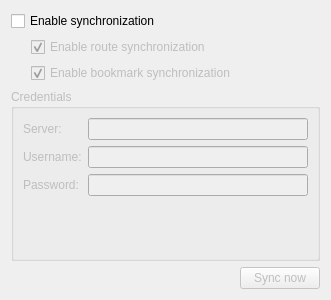
<?xml version="1.0" encoding="UTF-8"?>
<ui version="4.0">
 <class>MarbleCloudSyncSettingsWidget</class>
 <widget class="QWidget" name="MarbleCloudSyncSettingsWidget">
  <property name="geometry">
   <rect>
    <x>0</x>
    <y>0</y>
    <width>331</width>
    <height>300</height>
   </rect>
  </property>
  <property name="windowTitle">
   <string>Form</string>
  </property>
  <layout class="QVBoxLayout" name="verticalLayout">
   <item>
    <widget class="QCheckBox" name="kcfg_enableSync">
     <property name="text">
      <string>Enable synchronization</string>
     </property>
    </widget>
   </item>
   <item>
    <layout class="QHBoxLayout" name="horizontalLayout_2">
     <property name="sizeConstraint">
      <enum>QLayout::SetDefaultConstraint</enum>
     </property>
     <item>
      <spacer name="horizontalSpacer">
       <property name="orientation">
        <enum>Qt::Horizontal</enum>
       </property>
       <property name="sizeType">
        <enum>QSizePolicy::Fixed</enum>
       </property>
       <property name="sizeHint" stdset="0">
        <size>
         <width>20</width>
         <height>10</height>
        </size>
       </property>
      </spacer>
     </item>
     <item>
      <widget class="QCheckBox" name="kcfg_syncRoutes">
       <property name="enabled">
        <bool>false</bool>
       </property>
       <property name="whatsThis">
        <string>Allows you to store routes in owncloud. Each route must be uploaded/downloaded manually.</string>
       </property>
       <property name="text">
        <string>Enable route synchronization</string>
       </property>
       <property name="checked">
        <bool>true</bool>
       </property>
      </widget>
     </item>
    </layout>
   </item>
   <item>
    <layout class="QHBoxLayout" name="horizontalLayout">
     <item>
      <spacer name="horizontalSpacer_2">
       <property name="orientation">
        <enum>Qt::Horizontal</enum>
       </property>
       <property name="sizeType">
        <enum>QSizePolicy::Fixed</enum>
       </property>
       <property name="sizeHint" stdset="0">
        <size>
         <width>20</width>
         <height>10</height>
        </size>
       </property>
      </spacer>
     </item>
     <item>
      <widget class="QCheckBox" name="kcfg_syncBookmarks">
       <property name="enabled">
        <bool>false</bool>
       </property>
       <property name="whatsThis">
        <string>Automatically sync all bookmarks to the server.</string>
       </property>
       <property name="text">
        <string>Enable bookmark synchronization</string>
       </property>
       <property name="checked">
        <bool>true</bool>
       </property>
      </widget>
     </item>
    </layout>
   </item>
   <item>
    <widget class="QGroupBox" name="groupBox">
     <property name="enabled">
      <bool>false</bool>
     </property>
     <property name="sizePolicy">
      <sizepolicy hsizetype="MinimumExpanding" vsizetype="MinimumExpanding">
       <horstretch>0</horstretch>
       <verstretch>0</verstretch>
      </sizepolicy>
     </property>
     <property name="title">
      <string>Credentials</string>
     </property>
     <layout class="QFormLayout" name="formLayout">
      <item row="0" column="0">
       <widget class="QLabel" name="labelServer">
        <property name="text">
         <string>Server:</string>
        </property>
       </widget>
      </item>
      <item row="0" column="1">
       <widget class="QLineEdit" name="kcfg_owncloudServer">
        <property name="whatsThis">
         <string>Remote server URL, e.g. myserver.com/owncloud</string>
        </property>
       </widget>
      </item>
      <item row="1" column="0">
       <widget class="QLabel" name="labelUsername">
        <property name="text">
         <string>Username:</string>
        </property>
       </widget>
      </item>
      <item row="1" column="1">
       <widget class="QLineEdit" name="kcfg_owncloudUsername">
        <property name="whatsThis">
         <string/>
        </property>
       </widget>
      </item>
      <item row="2" column="0">
       <widget class="QLabel" name="labelPassword">
        <property name="text">
         <string>Password:</string>
        </property>
       </widget>
      </item>
      <item row="2" column="1">
       <widget class="QLineEdit" name="kcfg_owncloudPassword"/>
      </item>
     </layout>
    </widget>
   </item>
   <item>
    <layout class="QHBoxLayout" name="horizontalLayout_3">
     <item>
      <spacer name="horizontalSpacer_4">
       <property name="orientation">
        <enum>Qt::Horizontal</enum>
       </property>
       <property name="sizeHint" stdset="0">
        <size>
         <width>40</width>
         <height>20</height>
        </size>
       </property>
      </spacer>
     </item>
     <item>
      <widget class="QPushButton" name="button_syncNow">
       <property name="enabled">
        <bool>false</bool>
       </property>
       <property name="text">
        <string>Sync now</string>
       </property>
      </widget>
     </item>
    </layout>
   </item>
  </layout>
 </widget>
 <resources/>
 <connections>
  <connection>
   <sender>kcfg_enableSync</sender>
   <signal>toggled(bool)</signal>
   <receiver>groupBox</receiver>
   <slot>setEnabled(bool)</slot>
   <hints>
    <hint type="sourcelabel">
     <x>199</x>
     <y>14</y>
    </hint>
    <hint type="destinationlabel">
     <x>165</x>
     <y>189</y>
    </hint>
   </hints>
  </connection>
  <connection>
   <sender>kcfg_enableSync</sender>
   <signal>toggled(bool)</signal>
   <receiver>kcfg_syncRoutes</receiver>
   <slot>setEnabled(bool)</slot>
   <hints>
    <hint type="sourcelabel">
     <x>165</x>
     <y>14</y>
    </hint>
    <hint type="destinationlabel">
     <x>177</x>
     <y>40</y>
    </hint>
   </hints>
  </connection>
  <connection>
   <sender>kcfg_enableSync</sender>
   <signal>toggled(bool)</signal>
   <receiver>kcfg_syncBookmarks</receiver>
   <slot>setEnabled(bool)</slot>
   <hints>
    <hint type="sourcelabel">
     <x>165</x>
     <y>14</y>
    </hint>
    <hint type="destinationlabel">
     <x>177</x>
     <y>67</y>
    </hint>
   </hints>
  </connection>
  <connection>
   <sender>kcfg_syncBookmarks</sender>
   <signal>toggled(bool)</signal>
   <receiver>button_syncNow</receiver>
   <slot>setEnabled(bool)</slot>
   <hints>
    <hint type="sourcelabel">
     <x>178</x>
     <y>76</y>
    </hint>
    <hint type="destinationlabel">
     <x>280</x>
     <y>278</y>
    </hint>
   </hints>
  </connection>
  <connection>
   <sender>kcfg_enableSync</sender>
   <signal>toggled(bool)</signal>
   <receiver>kcfg_syncRoutes</receiver>
   <slot>setChecked(bool)</slot>
   <hints>
    <hint type="sourcelabel">
     <x>165</x>
     <y>19</y>
    </hint>
    <hint type="destinationlabel">
     <x>178</x>
     <y>47</y>
    </hint>
   </hints>
  </connection>
  <connection>
   <sender>kcfg_enableSync</sender>
   <signal>toggled(bool)</signal>
   <receiver>kcfg_syncBookmarks</receiver>
   <slot>setChecked(bool)</slot>
   <hints>
    <hint type="sourcelabel">
     <x>165</x>
     <y>19</y>
    </hint>
    <hint type="destinationlabel">
     <x>178</x>
     <y>76</y>
    </hint>
   </hints>
  </connection>
 </connections>
</ui>
